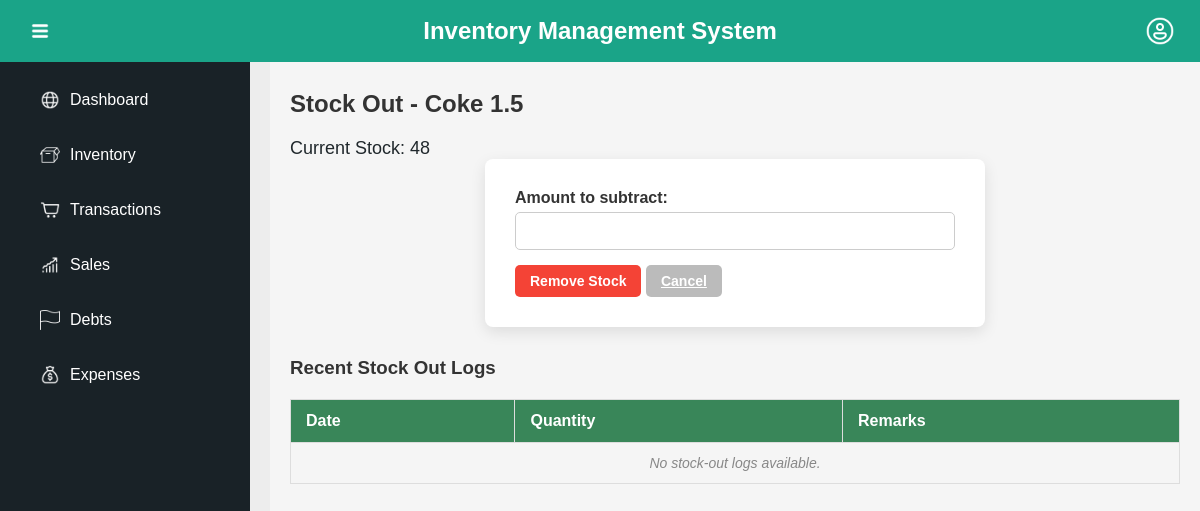
/inventory/stock_out/2/, run on an earlier commit of the app's database.
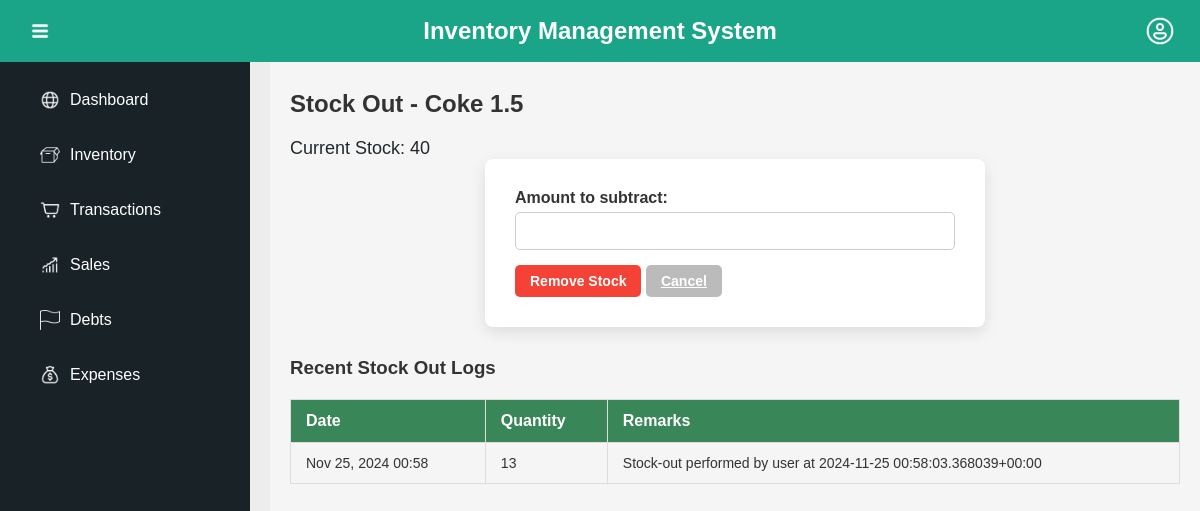
And on a later commit of the database.
### ProductManagement_APP/models.py (models this page shows, shortened)
class ProductVersion(models.Model):
    product = models.ForeignKey(Product, on_delete=models.CASCADE, related_name='versions')
    supplier = models.ForeignKey(Supplier, on_delete=models.CASCADE)
    buying_price = models.DecimalField(max_digits=10, decimal_places=2)
    selling_price = models.DecimalField(max_digits=10, decimal_places=2)
    product_quantity = models.IntegerField()  # This tracks stock quantity for each product version
    batch_id = models.CharField(max_length=50)  # Unique batch ID for FIFO tracking
    date_added = models.DateTimeField(auto_now_add=True)  # Timestamp for FIFO logic
    class Meta:
        ordering = ['date_added']  # FIFO: First in first out logic based on the `date_added`

class Product(models.Model):
    product_id = models.AutoField(primary_key=True)
    product_name = models.CharField(max_length=255, unique=True)
    product_classification = models.CharField(max_length=100)
    reorder_level = models.IntegerField()
    category = models.ForeignKey(Category, on_delete=models.CASCADE)

class StockLog(models.Model):
    ACTION_CHOICES = [
        ('IN', 'Stock In'),
        ('OUT', 'Stock Out'),
    ]
    product_version = models.ForeignKey(ProductVersion, on_delete=models.CASCADE, related_name='stock_logs')
    action_type = models.CharField(max_length=10, choices=ACTION_CHOICES)
    quantity = models.PositiveIntegerField()
    timestamp = models.DateTimeField(auto_now_add=True)
    remarks = models.TextField(blank=True, null=True)

### ProductManagement_APP/views.py (the view, shortened to what this page needs)
# urls.py: path('stock_out/<int:version_id>/', views.stock_out, name='stock_out'),
def stock_out(request, version_id):
    version = get_object_or_404(ProductVersion, id=version_id)
    product_id = version.product.product_id
    stock_out_logs = version.stock_logs.filter(action_type='OUT').order_by('-timestamp')  # Added this line to get stock-out logs
    return render(request, 'inventory/stock_out.html', {'version': version, 'stock_out_logs': stock_out_logs})  # Added stock_out_logs to context

### ProductManagement_APP/templates/inventory/stock_out.html (shortened to what this page needs)
{% extends 'MGSariSari_Inventory/base.html' %}
{% block content %}
    <h2>Stock Out - {{ version.product.product_name }}</h2>
    <p>Current Stock: {{ version.product_quantity }}</p>
    <form method="POST" class="form">
        <label for="stock_out_amount">Amount to subtract:</label>
        <input type="number" id="stock_out_amount" name="stock_out_amount" min="1" max="{{ version.product_quantity }}" required>
        <button type="submit" class="button delete">Remove Stock</button>
        <a href="{% url 'ProductManagement_APP:product_versions' version.product.product_id %}" class="button cancel">Cancel</a>
    </form>
    <div class="table-container">
        <h3>Recent Stock Out Logs</h3>
        <table class="table">
            <thead>
                <tr>
                    <th>Date</th>
                    <th>Quantity</th>
                    <th>Remarks</th>
                </tr>
            </thead>
            <tbody>
                {% for log in stock_out_logs %}
                    <tr>
                        <td>{{ log.timestamp|date:"M d, Y H:i" }}</td>
                        <td>{{ log.quantity }}</td>
                        <td>{{ log.remarks|default:"-" }}</td>
                    </tr>
                {% empty %}
                    <tr>
                        <td colspan="3" class="no-data">No stock-out logs available.</td>
                    </tr>
                {% endfor %}
            </tbody>
        </table>
    </div>
{% endblock %}

What changed in the data, as far as the page shows it:
changed ProductVersion "Coke 1.5": product_quantity "48" → "40"
added StockLog: timestamp "Nov 25, 2024 00:58", quantity "13", remarks "Stock-out performed by user at 2024-11-25 00:58:03.368039+00:00"
Also different on the page:
text no longer shown: "No stock-out logs available."
